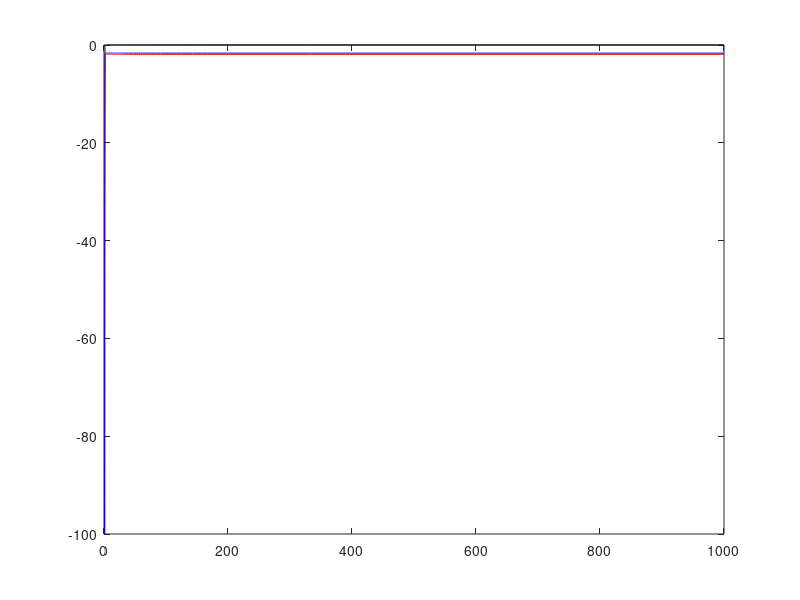

Write MATLAB code to recreate this figure. (Note: this script raises an error after producing the figure.)
close all;
clear variables;


%physical constants for air at stp
cp_air = 1010; %[Joules/(kg.K)]
cv_air = 718; %[Joules/(kg.K)]
R_air = cp_air-cv_air; %[Joules/(kg.K)]
g_air = cp_air/cv_air; 

%physical constants for nitrogen
cp_n2 = 1040; %[Joules/(kg.K)]
cv_n2 = 743; %[Joules/(kg.K)]
R_n2 = cp_n2-cv_n2; %[Joules/(kg.K)]
g_n2 = cp_n2/cv_n2;
m_n2 = 28; %[g/mol]

%physical constants for oxygen
cp_o2 = 919; %[Joules/(kg.K)]
cv_o2 = 659; %[Joules/(kg.K)]
R_o2 = cp_o2-cv_o2; %[Joules/(kg.K)]
g_o2 = cp_o2/cv_o2;
m_o2 = 32; %[g/mol]

%physical constants for C02
cp_co2 = 844; %[Joules/(kg.K)]
cv_co2 = 655; %[Joules/(kg.K)]
R_co2 = cp_co2-cv_co2; %[Joules/(kg.K)]
g_co2 = cp_co2/cv_co2;
m_co2 = 44; %[g/mol]

%physical constants for steam at as close to STP while still superheated
cp_h2o = 2175; %[Joules/(kg.K)]
cv_h2o = 1616; %[Joules/(kg.K)]
R_h2o = cp_h2o-cv_h2o; %[Joules/(kg.K)]
g_h2o = cp_h2o/cv_h2o;
m_h2o = 18; %[g/mol]

%properties of air as calculated from its stated constituents
cp_air_calc = (76.70*cp_n2 + 23.30*cp_o2)/100; %[Joules/(kg.K)]
cv_air_calc = (76.70*cv_n2 + 23.30*cv_o2)/100; %[Joules/(kg.K)]
R_air_calc = cp_air_calc-cv_air_calc; %[Joules/(kg.K)]
g_air_calc = cp_air_calc/cv_air_calc;

%properties of combustion product as calculated from its stated
%constituents
cp_air_prod = (71.82*cp_n2 + 20.00*cp_co2 + 8.18*cp_h2o)/100; %[Joules/(kg.K)]
cv_air_prod = (71.82*cv_n2 + 20.00*cv_co2 + 8.18*cv_h2o)/100; %[Joules/(kg.K)]
R_air_prod = cp_air_prod-cv_air_prod; %[Joules/(kg.K)]
g_air_prod = cp_air_prod/cv_air_prod;

%properties of hot air (2000K)
cp_air_hot = 1241; %[Joules/(kg.K)]
cv_air_hot = 953.5; %[Joules/(kg.K)]
R_air_hot = cp_air_hot-cv_air_hot; %[Joules/(kg.K)]
g_air_hot = cp_air_hot/cv_air_hot;

%how far off are we with the calculated air?
percentage_change_in_cp_for_calc = 100*(cp_air_calc/cp_air - 1);
percentage_change_in_cv_for_calc = 100*(cv_air_calc/cv_air - 1);
percentage_change_in_R_for_calc = 100*(R_air_calc/R_air - 1);
percentage_change_in_g_for_calc = 100*(g_air_calc/g_air - 1);

%how far off are we with the combustion products?
percentage_change_in_cp_for_prod = 100*(cp_air_prod/cp_air - 1);
percentage_change_in_cv_for_prod = 100*(cv_air_prod/cv_air - 1);
percentage_change_in_R_for_prod = 100*(R_air_prod/R_air - 1);
percentage_change_in_g_for_prod = 100*(g_air_prod/g_air - 1);

%how far off are we with the hot air?
percentage_change_in_cp_for_hot = 100*(cp_air_hot/cp_air - 1);
percentage_change_in_cv_for_hot = 100*(cv_air_hot/cv_air - 1);
percentage_change_in_R_for_hot = 100*(R_air_hot/R_air - 1);
percentage_change_in_g_for_hot = 100*(g_air_hot/g_air - 1);


%work out the 1D capacity trends for STP air, combustion products, and hot
%air

%the range of pressure ratios
r = 0.001:0.001:1;

%the capacity trends

Gamma_air = sqrt( 2*g_air/(R_air*(g_air-1))*r.^(2/g_air).*(1-r.^((g_air-1)...
    /g_air)) );
r_crit_air = ((g_air+1)/2)^(g_air/(1-g_air));
Gamma_crit_air = sqrt(g_air/R_air)*((g_air+1)/2)^((1+g_air)/(2*(1-g_air)));
for i = 1:length(r)
    if r(i) < r_crit_air
        Gamma_air(i) = Gamma_crit_air;
    end
end

Gamma_air_calc = sqrt( 2*g_air_calc/(R_air_calc*(g_air_calc-1))*r.^(2/...
    g_air_calc).*(1-r.^((g_air_calc-1)/g_air_calc)) );
r_crit_air_calc = ((g_air_calc+1)/2)^(g_air_calc/(1-g_air_calc));
Gamma_crit_air_calc = sqrt(g_air_calc/R_air_calc)*((g_air_calc+1)/2)^...
    ((1+g_air_calc)/(2*(1-g_air_calc)));
for i = 1:length(r)
    if r(i) < r_crit_air_calc
        Gamma_air_calc(i) = Gamma_crit_air_calc;
    end
end

Gamma_air_prod = sqrt( 2*g_air_prod/(R_air_prod*(g_air_prod-1))*r.^(2/...
    g_air_prod).*(1-r.^((g_air_prod-1)/g_air_prod)) );
r_crit_air_prod = ((g_air_prod+1)/2)^(g_air_prod/(1-g_air_prod));
Gamma_crit_air_prod = sqrt(g_air_prod/R_air_prod)*((g_air_prod+1)/2)^...
    ((1+g_air_prod)/(2*(1-g_air_prod)));
for i = 1:length(r)
    if r(i) < r_crit_air_prod
        Gamma_air_prod(i) = Gamma_crit_air_prod;
    end
end

Gamma_air_hot = sqrt( 2*g_air_hot/(R_air_hot*(g_air_hot-1))*r.^...
    (2/g_air_hot).*(1-r.^((g_air_hot-1)/g_air_hot)) );
r_crit_air_hot = ((g_air_hot+1)/2)^(g_air_hot/(1-g_air_hot));
Gamma_crit_air_hot = sqrt(g_air_hot/R_air_hot)*((g_air_hot+1)/2)^...
    ((1+g_air_hot)/(2*(1-g_air_hot)));
for i = 1:length(r)
    if r(i) < r_crit_air_hot
        Gamma_air_hot(i) = Gamma_crit_air_hot;
    end
end

%normalise each trend against the cold air trend
Factor_air_calc = 100*(Gamma_air_calc./Gamma_air-1);
Factor_air_prod = 100*(Gamma_air_prod./Gamma_air-1);
Factor_air_hot = 100*(Gamma_air_hot./Gamma_air-1);

%work out the inverse pressure ratios and plot the capacities the other way
%round
r_inv = 1./r;


% Default figure settings
figure_width = 4;     % Width in inches
figure_height = 4;    % Height in inches
axes_line_width = 0.75;    % AxesLineWidth
font_size = 14;      % Fontsize
line_width = 1.5;      % LineWidth
marker_size = 8;       % MarkerSize

figure(1)
plot(r_inv,100*(Gamma_air/Gamma_crit_air-1),'k')

hold on
plot(r_inv,100*(Gamma_air_hot/Gamma_crit_air-1),'r')
plot(r_inv,100*(Gamma_air_prod/Gamma_crit_air-1),'b')
xline(1/r_crit_air,'k')
xline(1/r_crit_air_hot,'r')
xline(1/r_crit_air_prod,'b')
xlim([1.5,2])
legend('Air, 300 K', 'Air, 2000 K', 'Product', 'Location', 'Southeast')
xlabel('NGV pressure ratio, $\frac{p_{01}}{p_2}$','Interpreter','latex')
ylabel('\Delta capacity, %')
%Here we set up the axes
pos = get(gcf, 'Position');
set(gcf, 'Position', [pos(1) pos(2) figure_width*100, figure_height*100]);
set(gca, 'FontSize', font_size, 'LineWidth', axes_line_width);
set(gca,'FontName','Charter','FontSize',font_size)
% Here we preserve the size of the image when we save it.
set(gcf,'InvertHardcopy','on');
set(gcf,'PaperUnits', 'inches');
papersize = get(gcf, 'PaperSize');
left = (papersize(1)- figure_width)/2;
bottom = (papersize(2)- figure_height)/2;
myfiguresize = [left, bottom, figure_width, figure_height];
set(gcf,'PaperPosition', myfiguresize);
print('../../figs/combustion_products_capacities','-dpng','-r300');

figure(2)
plot(r_inv,Factor_air_prod,'b')
hold on
plot(r_inv,Factor_air_hot,'r')
xlim([1.5,2])
xlabel('NGV pressure ratio, $\frac{p_{01}}{p_2}$','Interpreter','latex')
ylabel('Error in capacity, %')
design_line = xline(1.79,'-k',{'Design'},'FontName','Charter','FontSize',...
    font_size);
design_line.LabelVerticalAlignment = 'top';
design_line.LabelHorizontalAlignment = 'right';
choked_line = xline(1/r_crit_air,'-k',{'Critical'},'FontName','Charter',...
    'FontSize',font_size);
choked_line.LabelVerticalAlignment = 'top';
choked_line.LabelHorizontalAlignment = 'right';
legend('Air, 2000 K', 'Product', 'Location', 'Southwest')
%Here we set up the axes
pos = get(gcf, 'Position');
set(gcf, 'Position', [pos(1) pos(2) figure_width*100, figure_height*100]);
set(gca, 'FontSize', font_size, 'LineWidth', axes_line_width);
set(gca,'FontName','Charter','FontSize',font_size)
% Here we preserve the size of the image when we save it.
set(gcf,'InvertHardcopy','on');
set(gcf,'PaperUnits', 'inches');
papersize = get(gcf, 'PaperSize');
left = (papersize(1)- figure_width)/2;
bottom = (papersize(2)- figure_height)/2;
myfiguresize = [left, bottom, figure_width, figure_height];
set(gcf,'PaperPosition', myfiguresize);
print('../../figs/combustion_products_capacities_errors','-dpng','-r300');













